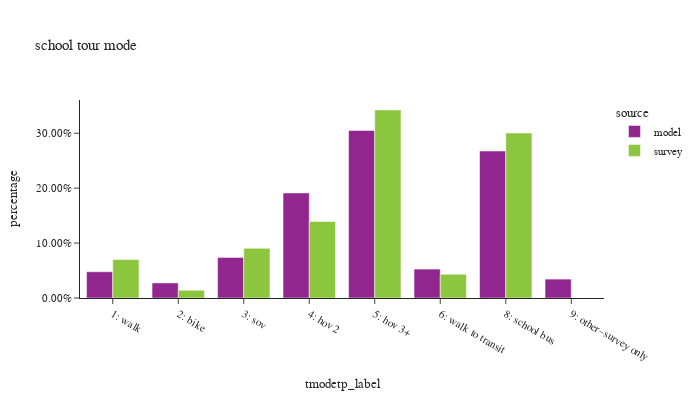

The notebook cell saved with this chart:
### Code cell
df_plot = sc_tour.groupby(['source','tmodetp_label'])['toexpfac'].sum().reset_index()
df_plot['percentage'] = df_plot.groupby(['source'], group_keys=False)['toexpfac']. \
    apply(lambda x: x / float(x.sum()))
df_plot['source'] = df_plot['source'].astype(pd.CategoricalDtype(['model', 'survey']))

df_plot_ct = sc_tour.groupby(['source','tmodetp_label'])['toexpfac'].count().reset_index(). \
    rename(columns={'toexpfac':'sample count'})
df_plot = df_plot.merge(df_plot_ct, on=['source','tmodetp_label'])

fig = px.bar(df_plot.sort_values(by=['source']), x="tmodetp_label", y="percentage", color="source",
             barmode="group",hover_data=['sample count'],title="school tour mode")
fig.update_layout(height=400, width=700, font=dict(size=11),
                  xaxis = dict(dtick = 1, categoryorder='category ascending'),
                  yaxis=dict(tickformat=".2%"))
fig.show()

### Figure 1 — Plotly figure (JSON) as saved in the notebook; plotly's stock layout.template omitted (floating-point values rounded to 4 significant figures)
{"data": [{"alignmentgroup": "True", "customdata": [[34731], [19939], [53721], [138942], [221639], [38236], [194363], [25006]], "hovertemplate": "source=model<br>tmodetp_label=%{x}<br>percentage=%{y}<br>sample count=%{customdata[0]}<extra></extra>", "legendgroup": "model", "marker": {"color": "#91268F", "pattern": {"shape": ""}}, "name": "model", "offsetgroup": "model", "orientation": "v", "showlegend": true, "textposition": "auto", "type": "bar", "x": ["1: walk", "2: bike", "3: sov", "4: hov 2", "5: hov 3+", "6: walk to transit", "8: school bus", "9: other–survey only"], "xaxis": "x", "y": [0.0478, 0.02744, 0.07394, 0.1912, 0.305, 0.05262, 0.2675, 0.03442], "yaxis": "y"}, {"alignmentgroup": "True", "customdata": [[73], [21], [45], [96], [201], [55], [156]], "hovertemplate": "source=survey<br>tmodetp_label=%{x}<br>percentage=%{y}<br>sample count=%{customdata[0]}<extra></extra>", "legendgroup": "survey", "marker": {"color": "#8CC63E", "pattern": {"shape": ""}}, "name": "survey", "offsetgroup": "survey", "orientation": "v", "showlegend": true, "textposition": "auto", "type": "bar", "x": ["1: walk", "2: bike", "3: sov", "4: hov 2", "5: hov 3+", "6: walk to transit", "8: school bus"], "xaxis": "x", "y": [0.07001, 0.01414, 0.09041, 0.1394, 0.3424, 0.0432, 0.3004], "yaxis": "y"}], "layout": {"barmode": "group", "font": {"size": 11}, "height": 400, "legend": {"title": {"text": "source"}, "tracegroupgap": 0}, "title": {"text": "school tour mode"}, "width": 700, "xaxis": {"anchor": "y", "categoryorder": "category ascending", "domain": [0.0, 1.0], "dtick": 1, "title": {"text": "tmodetp_label"}}, "yaxis": {"anchor": "x", "domain": [0.0, 1.0], "tickformat": ".2%", "title": {"text": "percentage"}}}}
